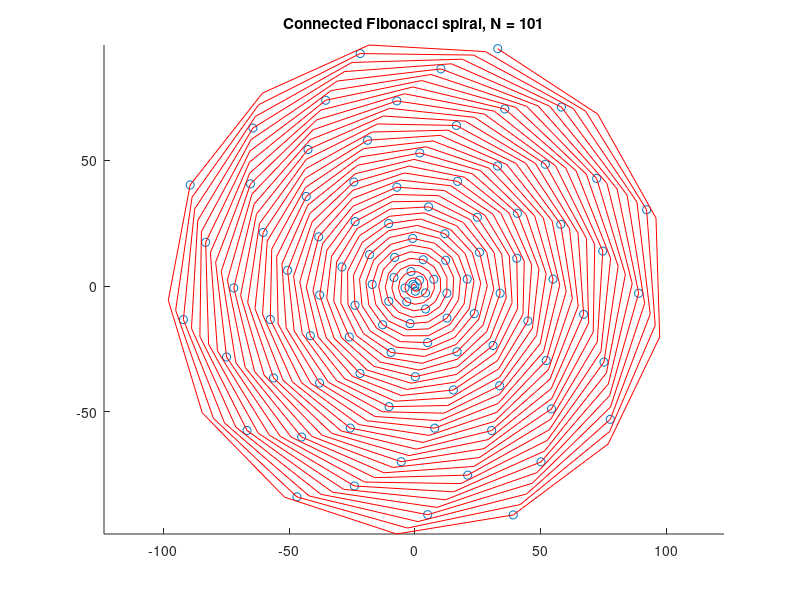

Here is the MATLAB script that generated this plot:
function fibonacci_spiral_connected ( n )

%*****************************************************************************80
%
%% FIBONACCI_SPIRAL_CONNECTED draws connected points on a Fibonacci spiral.
%
%  Licensing:
%
%    This code is distributed under the GNU LGPL license.
%
%  Modified:
%
%    07 April 2011
%
%  Author:
%
%    John Burkardt
%
%  Parameters:
%
%    Input, integer N, the number of points to plot.
%    Default is 101.
%
  if ( nargin < 1 )
    n = 101;
  end
%
%  PHI is the golden ratio, the limit of the ratio of
%  successive Fibonacci numbers:  
%
%    PHI = limit ( N->oo ) F(N+1)/F(N)
%
  phi = ( 1.0 + sqrt ( 5.0 ) ) / 2.0;
%
%  Allocate storage for the point data.
%
  x = zeros ( n, 1 );
  y = zeros ( n, 1 );
%
%  Set the angle and radius of the first point.
%
  a = 0.0;
  r = 0.0;
%
%  Set the increments.
%
  da = 2.0 * pi * ( phi - 1.0 ) / phi;
  dr = 1.0;
%
%  Create a spiral in which the radius R and angle A both
%  increase by a constant increment,
%
  for i = 1 : n
    x(i) = r * cos ( a );
    y(i) = r * sin ( a );
    a = mod ( a + da, 2 * pi );
    r = r + dr;
  end
%
%  SCALE controls how many steps we take between the actual points.
%  A value of 5 is enough to see the basic spiral that connects the points.
%  A vale of 10 would make a smoother spiral.
%
  scale = 5.0;
%
%  Allocate storage for the intermediate data.
%
  n2 = scale * ( n - 1 ) + 1;
  x2 = zeros ( n2, 1 );
  y2 = zeros ( n2, 1 );
%
%  Set the angle and radius of the first point.
%
  a = 0.0;
  r = 0.0;
%
%  Set the increments.
%
  da = 2.0 * pi * ( phi - 1.0 ) / phi;
  dr = 1.0;

  da = da / scale;
  dr = dr / scale;
%
%  Create a spiral in which the radius R and angle A both
%  increase by a constant increment,
%
  for i = 1 : n2
    x2(i) = r * cos ( a );
    y2(i) = r * sin ( a );
    a = mod ( a + da, 2 * pi );
    r = r + dr;
  end
%
%  Display the points, 
%  and use the intermediate points to draw lines that display the spiral.
%
  figure
  scatter ( x, y, 'b.' );
  hold on
  plot ( x2, y2, 'r-' )
  axis equal
  title ( sprintf ( 'Connected Fibonacci spiral, N = %d', n ) )
  hold off

  return
end


